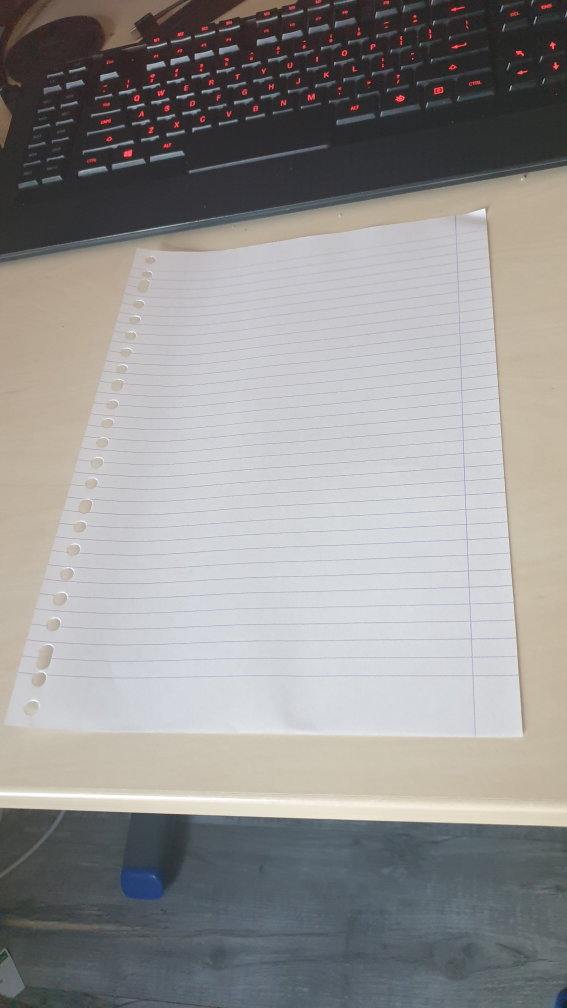
#> input picture source/20230314_100721.jpg, 2268 x 4032 px, given in place of the camera (shown at 1/4 size)
$ python Newpy.py
#> lines starting #> are read from the running program, lines starting #| are printed output that depends on the picture; after the words box and inside, x2 and y2 are one past the last pixel; in counts of white or black regions, pixels touching at a corner belong together
import cv2
import numpy as np

def empty(img):
    pass

video = cv2.VideoCapture(0)
cv2.namedWindow("TrackBar")
cv2.createTrackbar("Area","TrackBar",1000,30000,empty)
cv2.createTrackbar("hue_min","TrackBar",9,179,empty)
cv2.createTrackbar("hue_max","TrackBar",78,179,empty)
cv2.createTrackbar("sat_min","TrackBar",107,179,empty)
cv2.createTrackbar("sat_max","TrackBar",255,255,empty)
cv2.createTrackbar("val_min","TrackBar",85,255,empty)
cv2.createTrackbar("val_max","TrackBar",255,255,empty)

def tracking(img):
    height, width, _ = img.shape
    my = int(height/2)
    mx = int(width/2)
    cv2.circle(img, (mx,my),20,(255,0,0),3)

def feedback(img, x,y,w,h):
    cy = int(y+h/2)
    cx = int(x+w/2)
    pos_label = ("Position: ({}, {})".format(cx, cy))
    cv2.putText(img, pos_label, (x , y), cv2.FONT_HERSHEY_SIMPLEX, 0.5, (0, 0, 255), 2)


while True:
    ret,img=video.read()
#> img is the input picture: shape (4032, 2268, 3); mean B, G, R 146.1, 146.8, 148.3
    hsv=cv2.cvtColor(img, cv2.COLOR_BGR2HSV)
#> hsv: shape (4032, 2268, 3); mean H, S, V 85.2, 26.1, 153.9

    tracking(img)

    hue_min=cv2.getTrackbarPos("hue_min", "TrackBar")
    hue_max=cv2.getTrackbarPos ("hue_max", "TrackBar")
    sat_min=cv2.getTrackbarPos("sat_min", "TrackBar")
    sat_max=cv2.getTrackbarPos("sat_max", "TrackBar")
    val_min=cv2.getTrackbarPos("val_min", "TrackBar")
    val_max=cv2.getTrackbarPos("val_max", "TrackBar")

    lower = np.array([hue_min, sat_min, val_min])
    upper = np.array([hue_max, sat_max, val_max])
    mask=cv2.inRange(hsv, lower, upper)
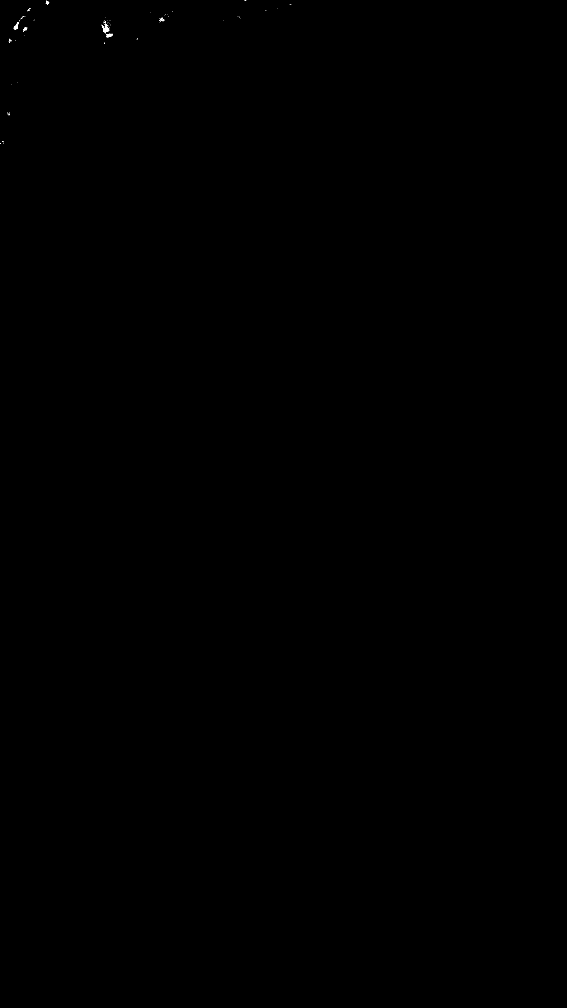
#> mask: shape (4032, 2268) (shown at 1/4 size); 0.01% white; 141 white regions (134 under 20 px)
    cnts,hei=cv2.findContours(mask,cv2.RETR_EXTERNAL, cv2.CHAIN_APPROX_NONE )
#> cnts = 140 contours, 134 with area under 20; largest, box (x1, y1, x2, y2) and area: (412, 102, 437, 133) 266, (55, 88, 76, 118) 174, (424, 135, 452, 148) 129, (185, 4, 197, 20) 76, (93, 110, 109, 122) 64, (636, 71, 657, 85) 56; hei = 140 rows, first 6: [1, -1, -1, -1], [2, 0, -1, -1], [3, 1, -1, -1], [4, 2, -1, -1], [5, 3, -1, -1], [6, 4, -1, -1]
    for c in cnts:
        area = cv2.contourArea(c)
#> area = 1
        # str(int(area))
        areaMin = cv2.getTrackbarPos("Area", "TrackBar")
        if area>areaMin:
            peri = cv2.arcLength(c,True)
            approx=cv2.approxPolyDP(c, 0.02*peri,True)
            x,y,w,h=cv2.boundingRect(c)
            # print(str(int(area)))


            contours = cv2.findContours(mask, cv2.RETR_EXTERNAL, cv2.CHAIN_APPROX_NONE)
            contours = contours[0] if len(contours) == 2 else contours[1]
            big_contour = max(contours, key=cv2.contourArea)
            little_contour = min(contours, key=cv2.contourArea)
            area1 = cv2.contourArea(big_contour)
            area1 = cv2.contourArea(big_contour)
            x1,y1,w1,h1 = cv2.boundingRect(big_contour)
            cv2.rectangle(img, (x1, y1), (x1+w1, y1+h1), (0, 0, 255), 2)
            # print("red - largest rectangle x,y,w,h,area:",x1,y1,w1,h1,area1)

            area2 = cv2.contourArea(little_contour)
            x2,y2,w2,h2 = cv2.boundingRect(little_contour)
            # [19 lines of commented-out code are left out]
            feedback(img, x,y,w,h)
            print(area)

    cv2.imshow("Frame",img)
    # cv2.imshow("hsv",hsv)
    cv2.imshow("Mask",mask)
    k=cv2.waitKey(1)
#> (key q is pressed here)
    if k==ord('q'):

        break
video. release()
cv2. destroyAllWindows()
